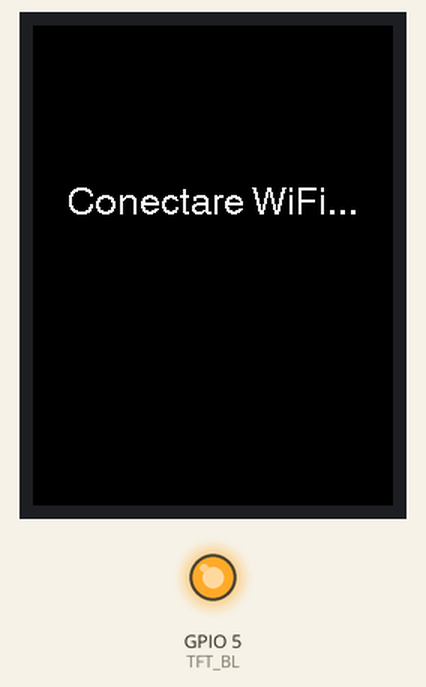
Bench run of a sketch on a simulated ESP32-C3. On the bench: 240×320 colour display, output pins drawn as LEDs (lit = HIGH). WiFi joins after 1.5 s; servers stay silent unless stated; the local clock reads 2024-03-15 10:24:30 at power-on unless the sketch sets it; what the sketch prints to the serial monitor is not drawn.

Above: at 0.3 s.
At 1.9 s:
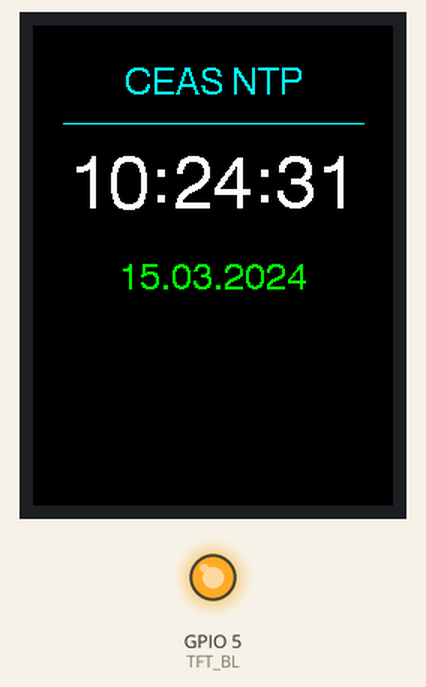
At 10.2 s:
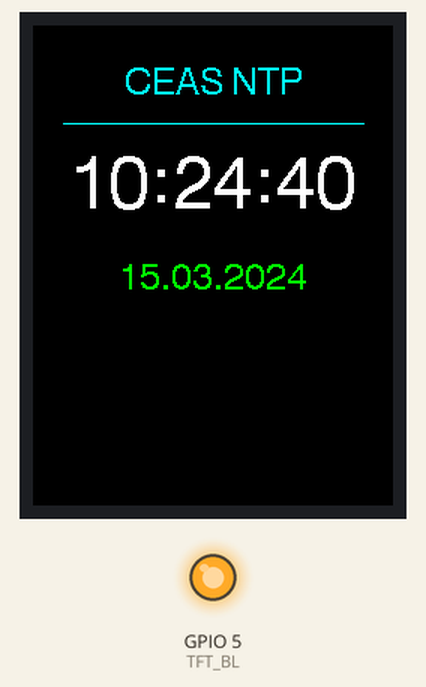
At 19.6 s:
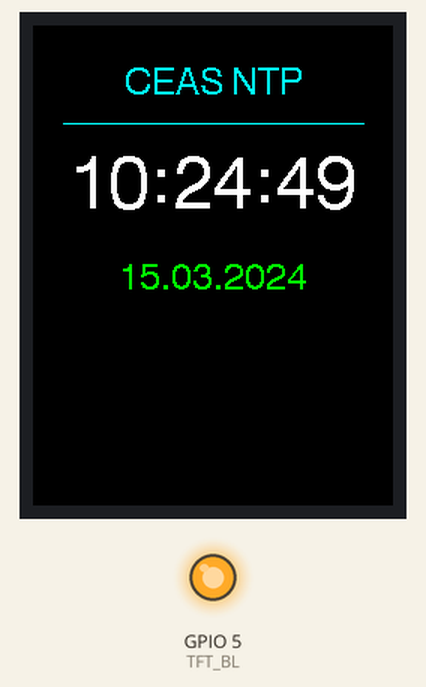
At 29.0 s:
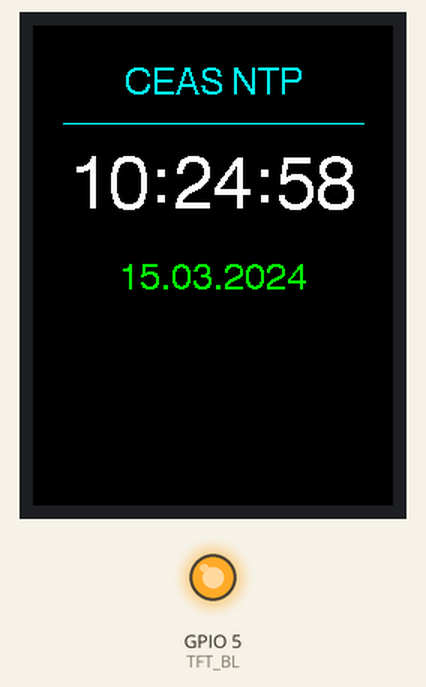
At 38.3 s:
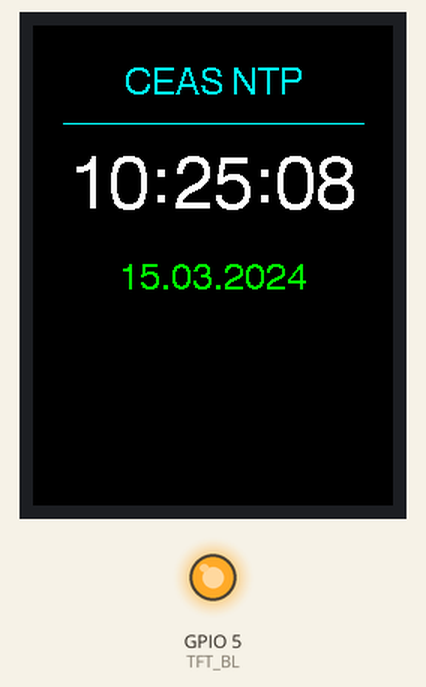

Measured:
- what the display in image 1 shows lasts 1.0 s, from 1.9 s to 2.9 s

The sketch:

NTPclock_ESP32C3_v0.ino
```cpp
#include <WiFi.h>
#include <time.h>
#include <TFT_eSPI.h>

// Definim pinii exact cum a mers în programul tău de test
#define TFT_MOSI 7
#define TFT_SCLK 6
#define TFT_CS   10
#define TFT_DC   3
#define TFT_RST  4
#define TFT_BL   5

TFT_eSPI tft = TFT_eSPI();

// --- CONFIGURARE WIFI ---
const char* ssid     = "bbk2";
const char* password = "internet2";

// --- CONFIGURARE NTP ---
const char* ntpServer = "pool.ntp.org";
const long  gmtOffset_sec = 7200;         // GMT+2
const int   daylightOffset_sec = 3600;    // Ora de vară (schimbă în 0 iarna)

void setup() {
  Serial.begin(115200);

  // --- Inițializare Display (EXACT cum a mers la tine) ---
  pinMode(TFT_BL, OUTPUT);
  digitalWrite(TFT_BL, HIGH);
  tft.init();
  tft.setRotation(2);
  tft.fillScreen(TFT_BLACK);

  tft.setTextColor(TFT_WHITE, TFT_BLACK);
  tft.setTextDatum(MC_DATUM);
  tft.drawString("Conectare WiFi...", 120, 120, 4);

  // --- Conectare WiFi ---
  Serial.print("Conectare la WiFi");
  WiFi.begin(ssid, password);
  while (WiFi.status() != WL_CONNECTED) {
    delay(500);
    Serial.print(".");
  }
  Serial.println("\nWiFi Conectat!");

  // --- Setare NTP ---
  configTime(gmtOffset_sec, daylightOffset_sec, ntpServer);

  struct tm timeinfo;
  if (!getLocalTime(&timeinfo)) {
    Serial.println("Eroare NTP");
    tft.fillScreen(TFT_RED);
    tft.drawString("Eroare Internet", 120, 120, 4);
    while(1);
  }

  // --- Pregătire ecran final ---
  tft.fillScreen(TFT_BLACK);
  tft.setTextColor(TFT_CYAN, TFT_BLACK);
  tft.drawString("CEAS NTP", 120, 40, 4);
  tft.drawLine(20, 65, 220, 65, TFT_CYAN);
}

void loop() {
  struct tm timeinfo;

  if (getLocalTime(&timeinfo)) {

    // Formatam ora
    char timeString[9];
    strftime(timeString, sizeof(timeString), "%H:%M:%S", &timeinfo);

    // Stergem zona orei si afisam (Font 6)
    tft.fillRect(0, 90, 240, 50, TFT_BLACK);
    tft.setTextColor(TFT_WHITE, TFT_BLACK);
    tft.setTextDatum(MC_DATUM);
    tft.drawString(timeString, 120, 110, 6); // Folosim fontul 6

    // Formatam data
    char dateString[12];
    strftime(dateString, sizeof(dateString), "%d.%m.%Y", &timeinfo);

    // Stergem zona datei si afisam
    tft.fillRect(0, 160, 240, 30, TFT_BLACK);
    tft.setTextColor(TFT_GREEN, TFT_BLACK);
    tft.drawString(dateString, 120, 170, 4);
  }

  delay(1000);
}
```
